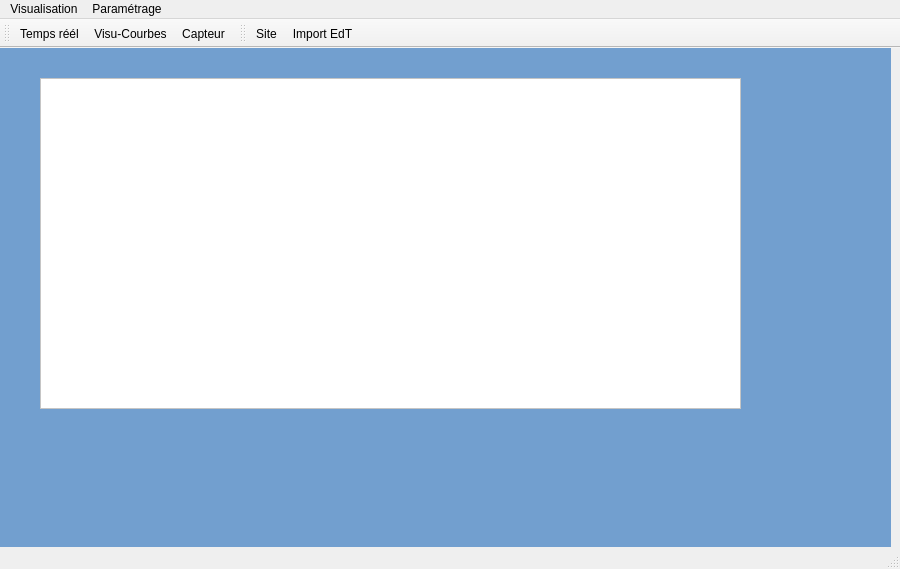
<?xml version="1.0" encoding="UTF-8"?>
<ui version="4.0">
 <class>MainWindow</class>
 <widget class="QMainWindow" name="MainWindow">
  <property name="geometry">
   <rect>
    <x>0</x>
    <y>0</y>
    <width>900</width>
    <height>569</height>
   </rect>
  </property>
  <property name="sizePolicy">
   <sizepolicy hsizetype="Preferred" vsizetype="Preferred">
    <horstretch>0</horstretch>
    <verstretch>0</verstretch>
   </sizepolicy>
  </property>
  <property name="maximumSize">
   <size>
    <width>900</width>
    <height>600</height>
   </size>
  </property>
  <property name="baseSize">
   <size>
    <width>0</width>
    <height>0</height>
   </size>
  </property>
  <property name="windowTitle">
   <string>MainWindow</string>
  </property>
  <widget class="QWidget" name="centralwidget">
   <widget class="QStackedWidget" name="stackedWidget">
    <property name="geometry">
     <rect>
      <x>-10</x>
      <y>0</y>
      <width>901</width>
      <height>651</height>
     </rect>
    </property>
    <property name="styleSheet">
     <string notr="true">background-color: rgb(114, 159, 207);</string>
    </property>
    <property name="currentIndex">
     <number>0</number>
    </property>
    <widget class="QWidget" name="Temps_reel">
     <widget class="QTableView" name="tableView">
      <property name="geometry">
       <rect>
        <x>50</x>
        <y>30</y>
        <width>701</width>
        <height>331</height>
       </rect>
      </property>
      <property name="sizePolicy">
       <sizepolicy hsizetype="Fixed" vsizetype="Fixed">
        <horstretch>0</horstretch>
        <verstretch>0</verstretch>
       </sizepolicy>
      </property>
      <property name="styleSheet">
       <string notr="true">background-color: rgb(255, 255, 255);
color: rgb(114, 159, 207);</string>
      </property>
      <property name="editTriggers">
       <set>QAbstractItemView::NoEditTriggers</set>
      </property>
      <property name="selectionMode">
       <enum>QAbstractItemView::NoSelection</enum>
      </property>
     </widget>
    </widget>
    <widget class="QWidget" name="Capteur">
     <widget class="QWidget" name="gridLayoutWidget_2">
      <property name="geometry">
       <rect>
        <x>40</x>
        <y>20</y>
        <width>831</width>
        <height>381</height>
       </rect>
      </property>
      <layout class="QGridLayout" name="gridLayout_2"/>
     </widget>
    </widget>
    <widget class="QWidget" name="VisuCourbes"/>
    <widget class="QWidget" name="Site">
     <widget class="QLineEdit" name="lineEdit">
      <property name="geometry">
       <rect>
        <x>130</x>
        <y>50</y>
        <width>101</width>
        <height>21</height>
       </rect>
      </property>
      <property name="styleSheet">
       <string notr="true">background-color: rgb(255, 255, 255);</string>
      </property>
     </widget>
     <widget class="QLabel" name="label">
      <property name="geometry">
       <rect>
        <x>170</x>
        <y>30</y>
        <width>31</width>
        <height>16</height>
       </rect>
      </property>
      <property name="text">
       <string>Salle </string>
      </property>
     </widget>
     <widget class="QLabel" name="label_2">
      <property name="geometry">
       <rect>
        <x>270</x>
        <y>30</y>
        <width>58</width>
        <height>16</height>
       </rect>
      </property>
      <property name="text">
       <string>Batiment</string>
      </property>
     </widget>
     <widget class="QLineEdit" name="lineEdit_2">
      <property name="geometry">
       <rect>
        <x>250</x>
        <y>50</y>
        <width>101</width>
        <height>21</height>
       </rect>
      </property>
      <property name="styleSheet">
       <string notr="true">background-color: rgb(255, 255, 255);</string>
      </property>
     </widget>
    </widget>
    <widget class="QWidget" name="Import_EdT">
     <widget class="QCalendarWidget" name="calendarWidget_2">
      <property name="geometry">
       <rect>
        <x>10</x>
        <y>10</y>
        <width>461</width>
        <height>231</height>
       </rect>
      </property>
      <property name="styleSheet">
       <string notr="true">background-color: rgb(255, 255, 255);</string>
      </property>
     </widget>
    </widget>
   </widget>
  </widget>
  <widget class="QMenuBar" name="menubar">
   <property name="geometry">
    <rect>
     <x>0</x>
     <y>0</y>
     <width>900</width>
     <height>20</height>
    </rect>
   </property>
   <widget class="QMenu" name="menuVisualisation">
    <property name="title">
     <string>Visualisation</string>
    </property>
    <addaction name="actionTemps_r_l"/>
    <addaction name="actionCapteur"/>
    <addaction name="actionVisu_Courbes"/>
   </widget>
   <widget class="QMenu" name="menuParam_trage">
    <property name="title">
     <string>Paramétrage</string>
    </property>
    <addaction name="actionSite"/>
    <addaction name="actionImport_EdT"/>
   </widget>
   <addaction name="menuVisualisation"/>
   <addaction name="menuParam_trage"/>
  </widget>
  <widget class="QStatusBar" name="statusbar"/>
  <widget class="QToolBar" name="toolBar">
   <property name="windowTitle">
    <string>toolBar</string>
   </property>
   <property name="toolButtonStyle">
    <enum>Qt::ToolButtonTextBesideIcon</enum>
   </property>
   <attribute name="toolBarArea">
    <enum>TopToolBarArea</enum>
   </attribute>
   <attribute name="toolBarBreak">
    <bool>false</bool>
   </attribute>
   <addaction name="actionTemps_r_l"/>
   <addaction name="actionVisu_Courbes"/>
   <addaction name="actionCapteur"/>
  </widget>
  <widget class="QToolBar" name="toolBar_2">
   <property name="windowTitle">
    <string>toolBar_2</string>
   </property>
   <attribute name="toolBarArea">
    <enum>TopToolBarArea</enum>
   </attribute>
   <attribute name="toolBarBreak">
    <bool>false</bool>
   </attribute>
   <addaction name="actionSite"/>
   <addaction name="actionImport_EdT"/>
  </widget>
  <action name="actionSite">
   <property name="text">
    <string>Site</string>
   </property>
  </action>
  <action name="actionImport_EdT">
   <property name="text">
    <string>Import EdT</string>
   </property>
  </action>
  <action name="actionCapteur">
   <property name="text">
    <string>Capteur</string>
   </property>
  </action>
  <action name="actionTemps_r_l">
   <property name="text">
    <string>Temps réél</string>
   </property>
  </action>
  <action name="actionVisu_Courbes">
   <property name="text">
    <string>Visu-Courbes</string>
   </property>
  </action>
 </widget>
 <resources/>
 <connections/>
</ui>
